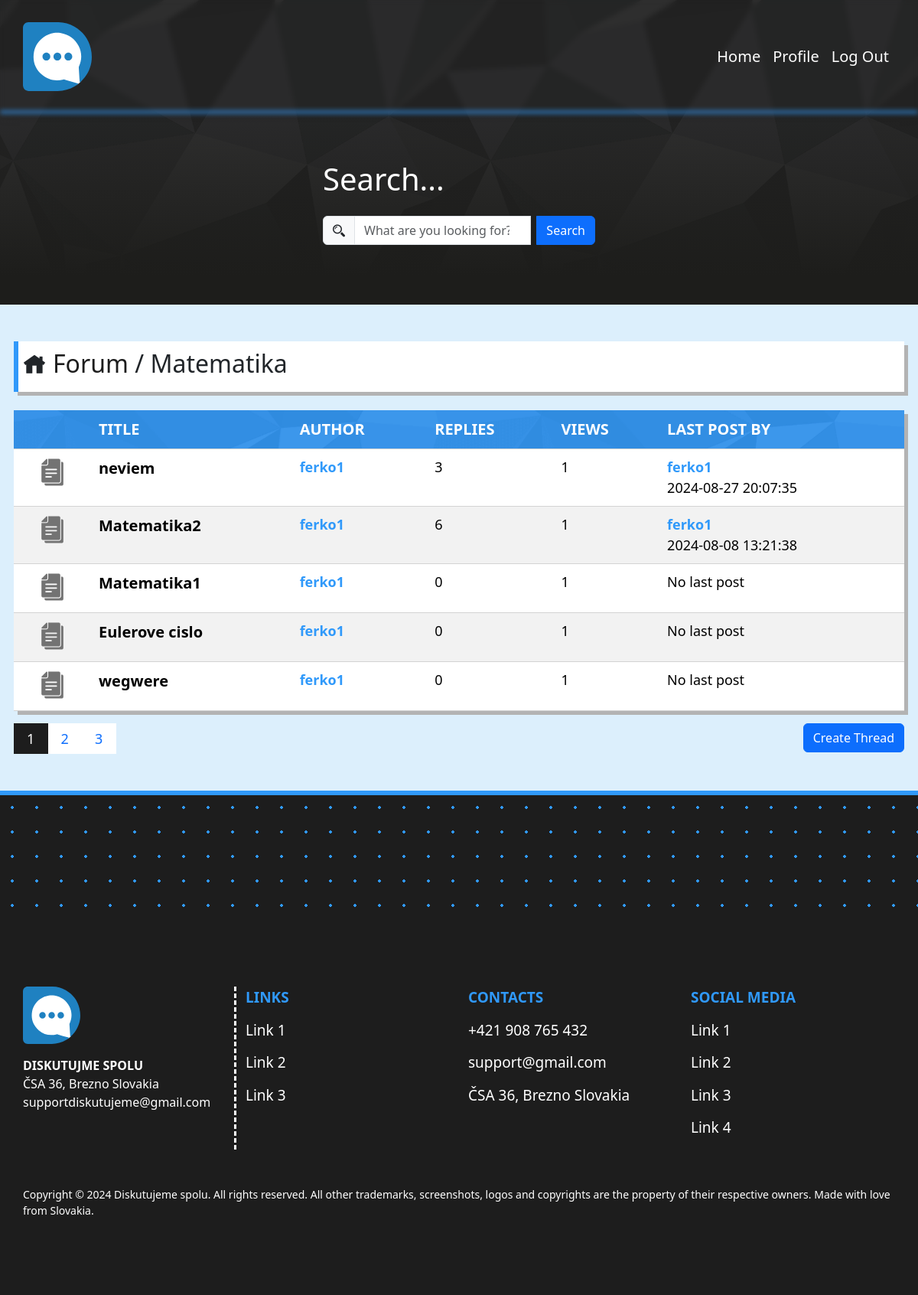
The app's page /category.php?catname=Matematika&id=1&page=1 (signed in) with its own data.
### tables this page shows
CREATE TABLE `thread` (
  `id` int(11) NOT NULL,
  `name` varchar(64) NOT NULL,
  `author_id` int(11) NOT NULL,
  `category` int(11) NOT NULL,
  `views` int(11) NOT NULL
);

CREATE TABLE `users` (
  `id` int(11) NOT NULL,
  `username` varchar(16) NOT NULL,
  `email` varchar(128) NOT NULL,
  `password` text NOT NULL,
  `joined` timestamp NOT NULL DEFAULT current_timestamp(),
  `status` enum('user','admin') NOT NULL DEFAULT 'user'
);

CREATE TABLE `post` (
  `id` int(11) NOT NULL,
  `message` varchar(1024) NOT NULL,
  `author` int(11) NOT NULL,
  `date` timestamp NULL DEFAULT current_timestamp(),
  `thread` int(11) NOT NULL
);

### category.php (the view, shortened to what this page needs)
<?php
include("head.php");
include("header.php");?>
<section id="last-posts-section" class="col-12 py-5 px-0">
	<div class="heading">
		<h2><i class="icofont-home me-2"></i><a href="index.php">Forum</a> / <?php echo $_GET["catname"];?></h2>
	</div>
	<table class="mt-4 table table-striped">
		<tr>
		  	<th></th>
		    <th>Title</th>
		    <th class="d-none d-md-table-cell d-lg-table-cell">Author</th>
		    <th class="d-none d-md-table-cell d-lg-table-cell">Replies</th>
		    <th class="d-none d-md-table-cell d-lg-table-cell">Views</th>
			<th>Last Post By</th>
		</tr>
	    <?php
	    	$dat = new database;
	    	$row = $dat->select_sql_query("thread", ["*"], ["category = ".$_GET["id"]], ["id DESC"], $_GET["page"], 5);
	    	for ($i=0; $i < count($row) ; $i++) {
	    		echo "<tr>";
				echo "<td class='text-center'><i class='icofont-papers'></i></td>";
	    		echo "<td><a href='thread.php?catname=".$_GET["catname"]."&catid=".$_GET["id"]."&threadname=".$row[$i]["name"]."&id=".$row[$i]["id"]."&page=1' class='category-name'>".$row[$i]["name"]."</a></td>";
				$author = $dat->select_sql_query("users", ["username"], ["id =". $row[0]["author_id"]]);
				echo "<td class='d-none d-md-table-cell d-lg-table-cell'><a class='author-name' href='profile.php?name=".$author[0]["username"]."'>".$author[0]["username"]."</a></td>";
				$post_count = $dat->count_sql_query("post", ["id"], ["thread = ".$row[$i]['id']]);
				echo "<td class='d-none d-md-table-cell d-lg-table-cell'>".$post_count."</i></td>";
				echo "<td class='d-none d-md-table-cell d-lg-table-cell'>".$row[$i]["views"]."</i></td>";
				$post_author = $dat->order_sql_query("post", ["author", "date"], ["thread = ".$row[$i]['id']], "id", "DESC", 1);
				if(!empty($post_author)) {
					$author = $dat->select_sql_query("users", ["username"], ["id =". $post_author[0]["author"]]);
					echo "<td><a class='author-name' href='profile.php?name=".$author[0]["username"]."'>".$author[0]["username"]."</a>".$post_author[0]["date"]."</td>";
				} else {
					echo "<td><p>No last post</p></td>";
				}
	    		echo "</tr>";
	    	}
	    ?>
	</table>
	<div class="pages">
		<div class="row g-0 justify-content-between">
			<div class="col-3 row">
			</div>
			<div class="col-3 text-end">
				<a href="<?php echo 'create_thread.php?catname='.$_GET["catname"].'&id='.$_GET["id"]?>" class="btn btn-primary">Create Thread</a>
			</div>
		</div>
	</div>
</section>
<?php include("footer.php");?>

### myCss/basic.css (style rules this page uses)
:root { --blue: #3099FA; --grey: #737373; --lightblue: #DCEFFC; --black: #1d1d1d; }
a { text-decoration: none; }
body { background: var(--lightblue); }
* { margin: 0; padding: 0; box-sizing: border-box; }

### myCss/index.css (style rules this page uses)
#last-posts-section table { box-shadow:5px 5px #b3b3b3; }
#last-posts-section th { background: var(--blue) url("../img/background.png") fixed; text-transform: uppercase; font-size: 20px; padding: 10px 10px; color: white; }
#last-posts-section tr { border-bottom: 1px solid lightgrey; }
#last-posts-section td { font-size: 18px; padding: 10px 10px; background: white; }
.heading { padding: 10px 5px; background: white; box-shadow:5px 5px #b3b3b3; border-left: 6px solid var(--blue); }
.heading h2 a { margin: 0; color: var(--black); }
.icofont-lock, .icofont-chat, .icofont-papers { font-size: 40px; color: var(--grey) }
.category-name { margin: 0; font-size: 20px; font-weight: bold; color: black; }
.author-name { margin: 0; font-size: 18px; font-weight: bold; color: var(--blue); display: block; }

### records on screen
thread: name "neviem", views "1"
users: username "ferko1"
post: date "2024-08-27 20:07:35"
thread: name "Matematika2", views "1"
post: date "2024-08-08 13:21:38"
thread: name "Matematika1", author.username "ferko1", post_count "0", views "1", shows "No last post"
thread: name "Eulerove cislo", author.username "ferko1", post_count "0", views "1", shows "No last post"
thread: name "wegwere", author.username "ferko1", post_count "0", views "1", shows "No last post"

### other values on screen
$_GET["catname"] "Matematika"
$post_count "3"
$post_count "6"
